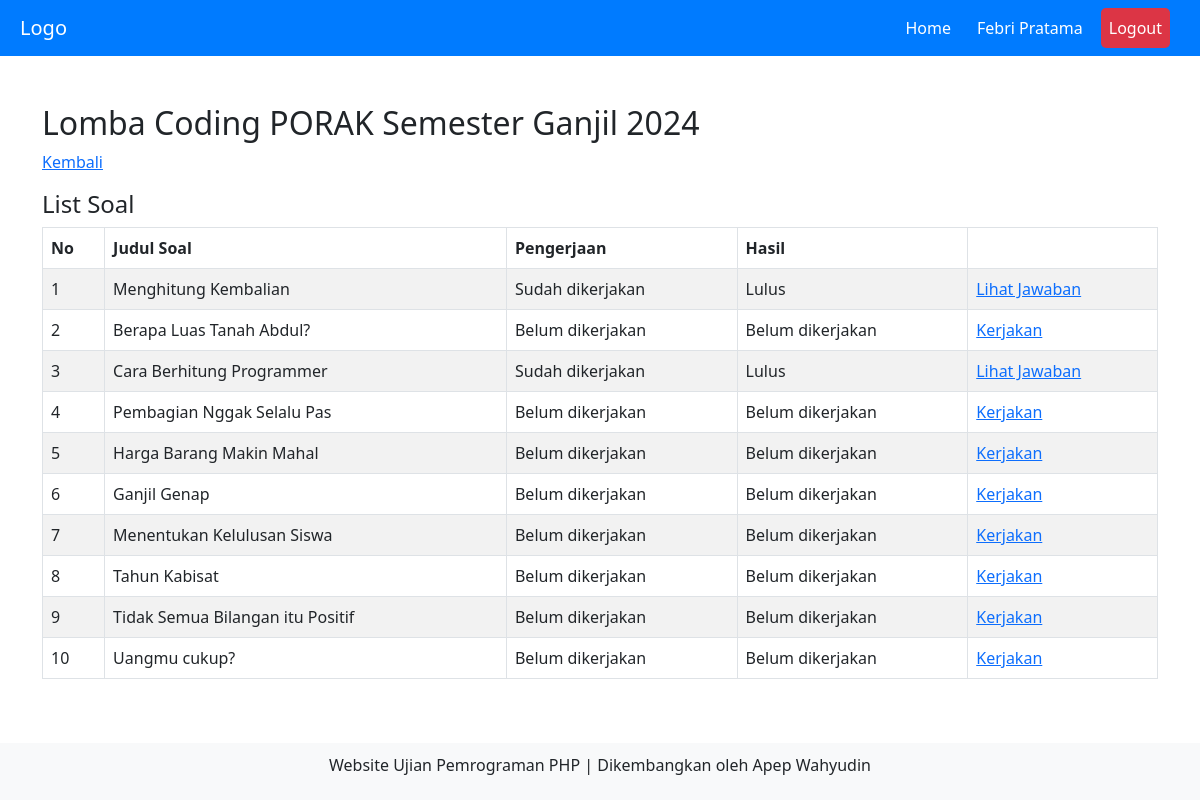
The app's page /home.php?page=soal&id_ujian=16 (signed in) with its own data.
### tables this page shows
CREATE TABLE `siswa` (
  `id_siswa` int(11) NOT NULL,
  `nis` varchar(10) NOT NULL,
  `nama` varchar(30) NOT NULL,
  `password` varchar(100) NOT NULL,
  `id_kelas` int(11) NOT NULL
);

CREATE TABLE `ujian` (
  `id_ujian` int(11) NOT NULL,
  `nama_ujian` varchar(50) NOT NULL,
  `status` varchar(15) NOT NULL,
  `id_guru` int(11) NOT NULL
);

CREATE TABLE `soal` (
  `id_soal` int(11) NOT NULL,
  `judul` varchar(50) NOT NULL,
  `soal` text NOT NULL,
  `waktu` int(11) NOT NULL,
  `status` varchar(10) NOT NULL,
  `id_ujian` int(11) NOT NULL,
  `parameter` text NOT NULL,
  `function_name` varchar(50) NOT NULL,
  `test_code` text NOT NULL
);

CREATE TABLE `hasil` (
  `id` int(11) NOT NULL,
  `id_soal` int(11) NOT NULL,
  `id_ujian` int(11) NOT NULL,
  `id_siswa` int(11) NOT NULL,
  `jawaban` text NOT NULL,
  `test_result` varchar(10) NOT NULL
);

### soal.php (the view, shortened to what this page needs)
<?php
if (isset($_GET['id_ujian']) && is_numeric($_GET['id_ujian'])) {
    $id_ujian = intval($_GET['id_ujian']);
} else {
    header("Location: home.php");
    exit();
}
$stmt = $koneksi->prepare("SELECT id_ujian, nama_ujian FROM ujian WHERE id_ujian = ? AND status = 'aktif'");
$stmt->bind_param("i", $id_ujian);
$stmt->execute();
$result = $stmt->get_result();
$data_ujian = $result->fetch_assoc();
echo "<h2>" . htmlspecialchars($data_ujian['nama_ujian']) . "</h2>";
?>
<p><a href="home.php">Kembali</a></p>
<h4>List Soal</h4>
<table id="myTable" class="table table-striped table-bordered" style="width:100%">
    <thead>
        <tr>
            <th>No</th>
            <th>Judul Soal</th>
            <th>Pengerjaan</th>
            <th>Hasil</th>
            <th></th>
        </tr>
    </thead>
    <tbody>
        <?php
        $stmt = $koneksi->prepare("SELECT * FROM soal WHERE id_ujian = ? AND status = 'aktif'");
        $stmt->bind_param("i", $id_ujian);
        $stmt->execute();
        $result = $stmt->get_result();
        $no = 0;
        while ($data_soal = $result->fetch_assoc()) {
            $no++;
            $stmt_nilai = $koneksi->prepare("SELECT * FROM hasil WHERE id_soal = ? AND id_siswa = ?");
            $stmt_nilai->bind_param("ii", $data_soal['id_soal'], $_SESSION['siswa']);
            $stmt_nilai->execute();
            $result_nilai = $stmt_nilai->get_result();
            $data_hasil = $result_nilai->fetch_assoc();
            $cek_jawaban = $result_nilai->num_rows;
            ?>
            <tr>
                <td><?= $no; ?></td>
                <td><?= htmlspecialchars($data_soal['judul']); ?></td>
                <td>
                    <?= ($cek_jawaban == 1) ? "Sudah dikerjakan" : "Belum dikerjakan"; ?>
                </td>
                <td>
                    <?= ($cek_jawaban == 1) ? ucfirst($data_hasil["test_result"]) : "Belum dikerjakan";?>
                </td>
                <td>
                    <?php if ($cek_jawaban == 1) { ?>
                        <a
                            href='home.php?page=lihat_jawaban&id_ujian=<?= $data_ujian['id_ujian']; ?>&id_soal=<?= $data_soal['id_soal']; ?>'>Lihat
                            Jawaban</a>
                    <?php } else { ?>
                        <a
                            href='home.php?page=kerjakan&id_ujian=<?= $data_ujian['id_ujian']; ?>&id_soal=<?= $data_soal['id_soal']; ?>'>Kerjakan</a>
                    <?php } ?>
                </td>
            </tr>
            <?php
        }
        ?>
    </tbody>
</table>

### home.php (shortened to what this page needs)
<?php
include "koneksi.php";
if (!isset($_SESSION['siswa'])) {
    header("location: index.php");
    exit();
} else {
    $id_siswa = $_SESSION["siswa"];
    $qry_siswa = mysqli_query($koneksi, "SELECT * FROM siswa where id_siswa='$id_siswa'");
    $data_siswa = mysqli_fetch_assoc($qry_siswa);
}
?>
<!DOCTYPE html>
<html lang="en">
<head>
    <link rel="stylesheet" href="assets/dist/css/bootstrap.min.css">
    <link rel="stylesheet" href="https://cdn.datatables.net/2.0.0/css/dataTables.dataTables.min.css">
</head>
<body>
    <nav class="navbar navbar-expand-lg navbar-dark">
        <a class="navbar-brand" href="#">Logo</a>
        <div class="collapse navbar-collapse justify-content-end" id="navbarNav">
            <ul class="navbar-nav">
                <li class="nav-item active">
                    <a class="nav-link" href="home.php">Home</a>
                </li>
                <li class="nav-item">
                    <a class="nav-link" href="home.php?page=ganti_password">
                        <?= $data_siswa["nama"]; ?>
                    </a>
                </li>
                <li class="nav-item logout">
                    <a class="nav-link" href="logout.php">Logout</a>
                </li>
            </ul>
        </div>
    </nav>
    <div class="container mt-5 mb-5">
        <div class="row">
            <div class="col-md-12 p-50">
                <?php
                if (isset($_GET['page']) && $_GET['page'] != '') {
                    $page = addslashes($_GET['page']);
                    switch ($page) {
                        case "soal":
                            include "soal.php";
                            break;
                    }
                } else {
                    include "ujian.php";
                }
                ?>
            </div>
        </div>
    </div>
    <div class="footer">
        <p>Website Ujian Pemrograman PHP | Dikembangkan oleh Apep Wahyudin</p>
    </div>
</body>
</html>

### home.php (style rules this page uses)
.navbar { background-color: #007bff; }
.navbar-nav, .navbar-brand { padding-left: 20px; padding-right: 20px; }
.navbar-nav .nav-item { margin-right: 10px; }
.navbar-nav .nav-link { color: #fff; }
.logout { background-color: #dc3545; border-radius: 5px; }
.footer { bottom: 0; width: 100%; background-color: #f8f9fa; text-align: center; padding: 10px 0; }

### records on screen
siswa: nama "Febri Pratama"
ujian: nama_ujian "Lomba Coding PORAK Semester Ganjil 2024"
soal: judul "Menghitung Kembalian", shows "Sudah dikerjakan", hasil.test_result "Lulus"
soal: judul "Berapa Luas Tanah Abdul?", shows "Belum dikerjakan"
soal: judul "Cara Berhitung Programmer", shows "Sudah dikerjakan", hasil.test_result "Lulus"
soal: judul "Pembagian Nggak Selalu Pas", shows "Belum dikerjakan"
soal: judul "Harga Barang Makin Mahal", shows "Belum dikerjakan"
soal: judul "Ganjil Genap", shows "Belum dikerjakan"
soal: judul "Menentukan Kelulusan Siswa", shows "Belum dikerjakan"
soal: judul "Tahun Kabisat", shows "Belum dikerjakan"
soal: judul "Tidak Semua Bilangan itu Positif", shows "Belum dikerjakan"
soal: judul "Uangmu cukup?", shows "Belum dikerjakan"
